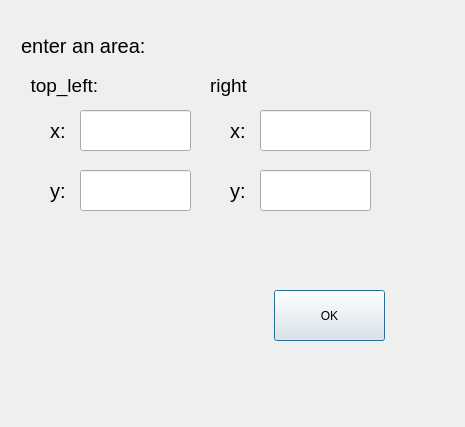
<?xml version="1.0" encoding="UTF-8"?>
<ui version="4.0">
 <class>Dialog</class>
 <widget class="QDialog" name="Dialog">
  <property name="geometry">
   <rect>
    <x>0</x>
    <y>0</y>
    <width>465</width>
    <height>427</height>
   </rect>
  </property>
  <property name="windowTitle">
   <string>Dialog</string>
  </property>
  <widget class="QLineEdit" name="lineEdit">
   <property name="geometry">
    <rect>
     <x>80</x>
     <y>110</y>
     <width>111</width>
     <height>41</height>
    </rect>
   </property>
   <property name="font">
    <font>
     <pointsize>15</pointsize>
    </font>
   </property>
   <property name="locale">
    <locale language="Estonian" country="Estonia"/>
   </property>
   <property name="text">
    <string/>
   </property>
   <property name="frame">
    <bool>true</bool>
   </property>
   <property name="readOnly">
    <bool>false</bool>
   </property>
   <property name="clearButtonEnabled">
    <bool>true</bool>
   </property>
  </widget>
  <widget class="QLabel" name="label">
   <property name="geometry">
    <rect>
     <x>10</x>
     <y>20</y>
     <width>181</width>
     <height>51</height>
    </rect>
   </property>
   <property name="font">
    <font>
     <pointsize>15</pointsize>
    </font>
   </property>
   <property name="text">
    <string>  enter an area:</string>
   </property>
  </widget>
  <widget class="QLabel" name="label_2">
   <property name="geometry">
    <rect>
     <x>20</x>
     <y>70</y>
     <width>101</width>
     <height>31</height>
    </rect>
   </property>
   <property name="font">
    <font>
     <pointsize>14</pointsize>
    </font>
   </property>
   <property name="text">
    <string>  top_left:</string>
   </property>
  </widget>
  <widget class="QLineEdit" name="lineEdit_2">
   <property name="geometry">
    <rect>
     <x>260</x>
     <y>170</y>
     <width>111</width>
     <height>41</height>
    </rect>
   </property>
  </widget>
  <widget class="QLineEdit" name="lineEdit_3">
   <property name="geometry">
    <rect>
     <x>80</x>
     <y>170</y>
     <width>111</width>
     <height>41</height>
    </rect>
   </property>
  </widget>
  <widget class="QLineEdit" name="lineEdit_4">
   <property name="geometry">
    <rect>
     <x>260</x>
     <y>110</y>
     <width>111</width>
     <height>41</height>
    </rect>
   </property>
  </widget>
  <widget class="QLabel" name="label_3">
   <property name="geometry">
    <rect>
     <x>50</x>
     <y>110</y>
     <width>31</width>
     <height>41</height>
    </rect>
   </property>
   <property name="font">
    <font>
     <pointsize>15</pointsize>
    </font>
   </property>
   <property name="text">
    <string>x:</string>
   </property>
  </widget>
  <widget class="QLabel" name="label_4">
   <property name="geometry">
    <rect>
     <x>230</x>
     <y>110</y>
     <width>31</width>
     <height>41</height>
    </rect>
   </property>
   <property name="font">
    <font>
     <pointsize>15</pointsize>
    </font>
   </property>
   <property name="text">
    <string>x:</string>
   </property>
  </widget>
  <widget class="QLabel" name="label_5">
   <property name="geometry">
    <rect>
     <x>50</x>
     <y>170</y>
     <width>31</width>
     <height>41</height>
    </rect>
   </property>
   <property name="font">
    <font>
     <pointsize>15</pointsize>
    </font>
   </property>
   <property name="text">
    <string>y:</string>
   </property>
  </widget>
  <widget class="QLabel" name="label_6">
   <property name="geometry">
    <rect>
     <x>230</x>
     <y>170</y>
     <width>31</width>
     <height>41</height>
    </rect>
   </property>
   <property name="font">
    <font>
     <pointsize>15</pointsize>
    </font>
   </property>
   <property name="text">
    <string>y:</string>
   </property>
  </widget>
  <widget class="QPushButton" name="ok_button">
   <property name="geometry">
    <rect>
     <x>274</x>
     <y>290</y>
     <width>111</width>
     <height>51</height>
    </rect>
   </property>
   <property name="text">
    <string>OK</string>
   </property>
  </widget>
  <widget class="QLabel" name="label_7">
   <property name="geometry">
    <rect>
     <x>210</x>
     <y>70</y>
     <width>101</width>
     <height>31</height>
    </rect>
   </property>
   <property name="font">
    <font>
     <pointsize>14</pointsize>
    </font>
   </property>
   <property name="text">
    <string>right</string>
   </property>
  </widget>
 </widget>
 <resources/>
 <connections/>
</ui>
